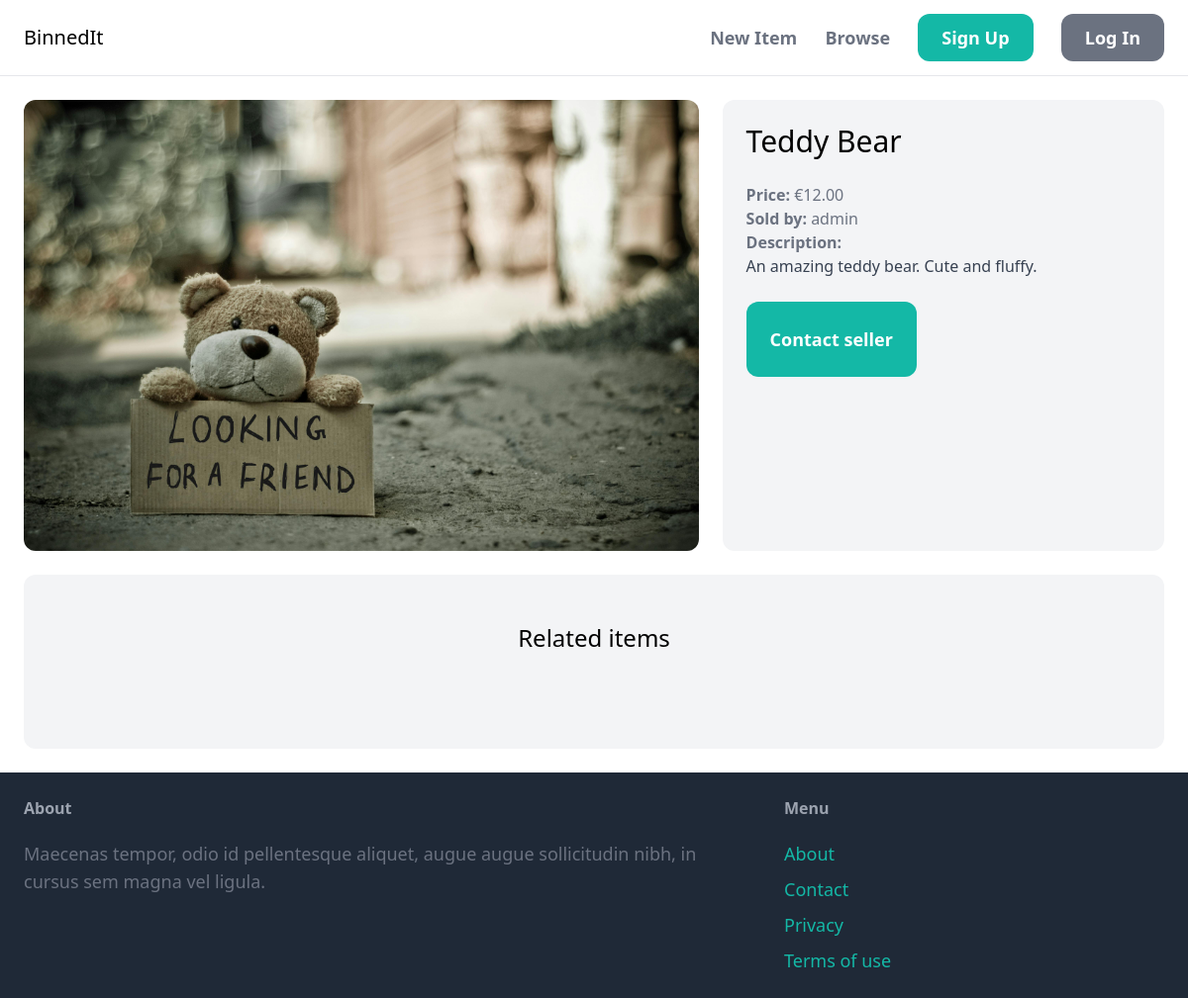
The app's page /items/1/, older data.
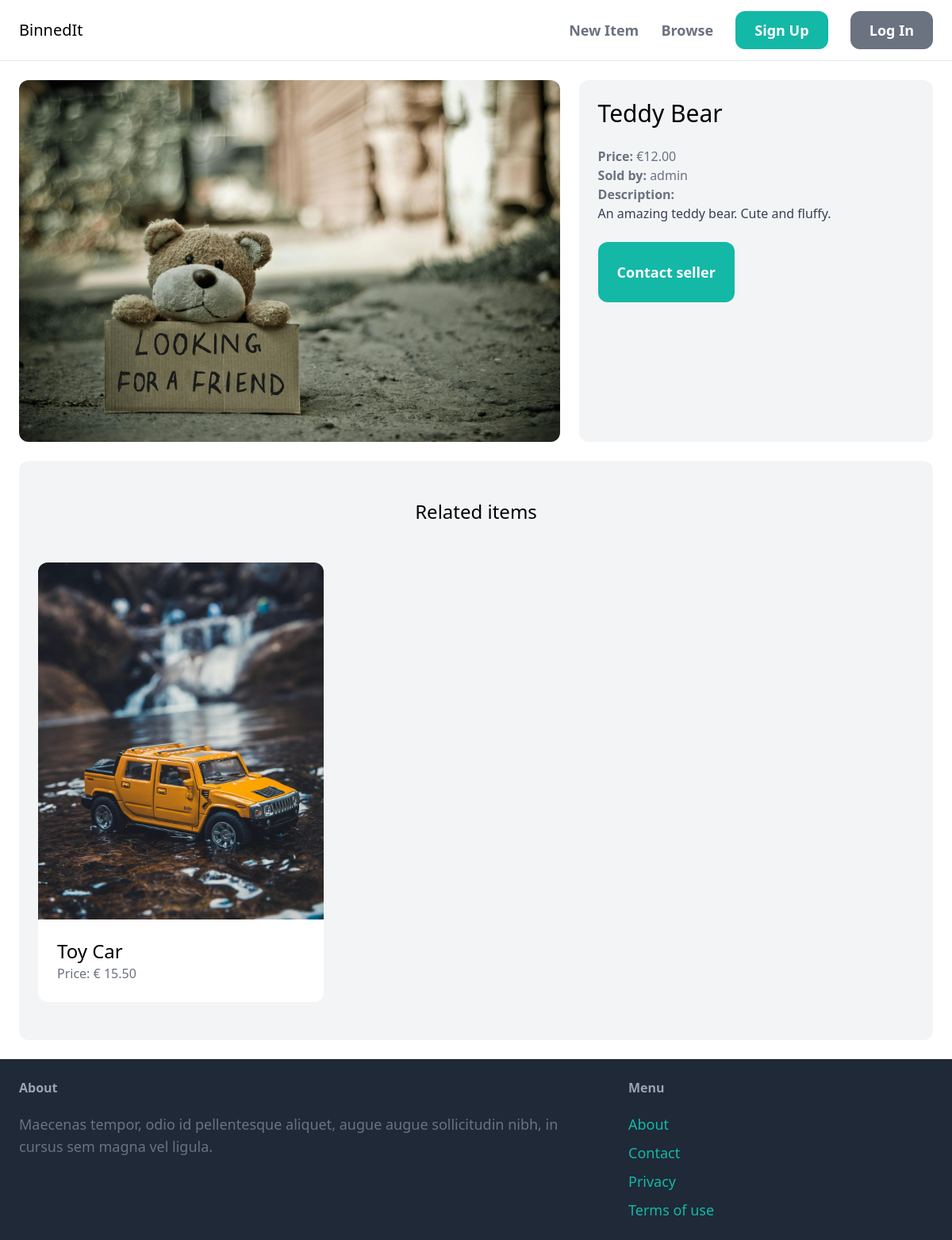
The same page, newer data.
### item/models.py (models this page shows, shortened)
class Item(models.Model):
    category = models.ForeignKey(
        Category, related_name='items', on_delete=models.CASCADE)
    name = models.CharField(max_length=255)
    description = models.TextField(blank=True, null=True)
    price = models.DecimalField(max_digits=999, decimal_places=2)
    image = models.ImageField(upload_to='item_images', blank=True, null=True)
    is_sold = models.BooleanField(default=False)
    create_by = models.ForeignKey(
        User, related_name='items', on_delete=models.CASCADE)
    created_at = models.DateTimeField(auto_now_add=True)

### item/views.py (the view)
# urls.py: path('<int:pk>/', views.detail, name='detail'),
def detail(request, pk):
    item = get_object_or_404(Item, pk=pk)
    related_items = Item.objects.filter(
        category=item.category, is_sold=False).exclude(pk=pk)[0:3]
    return render(request, 'item/detail.html', {'item': item, 'related_items': related_items})

### item/templates/item/detail.html (shortened to what this page needs)
{% extends 'core/base.html' %}
{% block content %}
<div class="grid grid-cols-5 gap-6">
    <div class="col-span-3">
        <img src="{{ item.image.url }}" class="rounded-xl">
    </div>
    <div class="col-span-2 p-6 bg-gray-100 rounded-xl">
        <h1 class="mb-6 text-3xl">{{item.name}}</h1>
        <p class="text-gray-500"><strong>Price: </strong>€{{item.price}}</p>
        <p class="text-gray-500"><strong>Sold by: </strong>{{item.create_by.username}}</p>
        {%if item.description%}
            <p class="text-gray-700"><strong class="text-gray-500">Description: </strong><br>
                {{item.description}}
        {% endif %}
        <br><a href="#" class="inline-block mt-6 px-6 py-6 text-lg font-semibold bg-teal-500 text-white rounded-xl hover:bg-teal-700">Contact seller</a>
    </div>
</div>
<div class="mt-6 px-6 py-12 bg-gray-100 rounded-xl">
    <h2 class="mb-12 text-2xl text-center">Related items</h2>
    <div class="grid grid-cols-3 gap-3">
        {% for item in related_items %}
        <div>
            <a href="{% url 'item:detail' item.id %}">
                <div>
                    <img src = "{{ item.image.url }}" class="rounded-t-xl">
                </div>
                <div class="p-6 bg-white rounded-b-xl">
                    <h2 class="text-2xl">{{item.name}}</h2>
                    <p class="text-gray-500">Price: € {{item.price}}</p>
                </div>
            </a>
        </div>
        {% endfor %}
    </div>
</div>
{% endblock %}

Row changes from the older to the newer data that the page shows:
added Item: image (picture), name "Toy Car", price "15.50"
